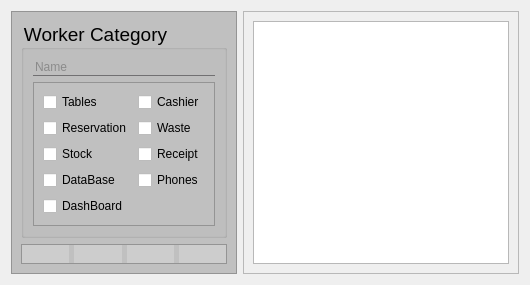
                   <widget class="QWidget" name="tab_category">
                    <attribute name="icon">
                     <iconset resource="../resource/resource.qrc">
                      <normaloff>:/Simple icons/simple_icons/fi-rr-diploma.svg</normaloff>:/Simple icons/simple_icons/fi-rr-diploma.svg</iconset>
                    </attribute>
                    <attribute name="title">
                     <string/>
                    </attribute>
                    <layout class="QHBoxLayout" name="horizontalLayout_14">
                     <item>
                      <widget class="QFrame" name="f_categoryInput">
                       <property name="styleSheet">
                        <string notr="true">QFrame
{
	background-color: rgb(192, 192, 192)
}

QGroupBox
{
	background-color: rgb(192, 192, 192)
}

QPushButton
{ 
	
	alternate-background-color: rgb(255, 255, 255);
	background: rgba(225, 225, 225, 100);
	border-width: 2px;
    border-radius: 10px;
	qproperty-iconSize: 32px 32px;
	border-style: dashed;
 }

QPushButton:hover
{
	background: rgba(225, 225, 225, 180);
	border-style: dashed;
}

QPushButton:pressed
{
	background: rgba(75, 75, 75, 180);
	border-style: inset;
}</string>
                       </property>
                       <property name="frameShape">
                        <enum>QFrame::StyledPanel</enum>
                       </property>
                       <property name="frameShadow">
                        <enum>QFrame::Raised</enum>
                       </property>
                       <layout class="QVBoxLayout" name="verticalLayout_37">
                        <item>
                         <widget class="QGroupBox" name="gb_category">
                          <property name="font">
                           <font>
                            <pointsize>14</pointsize>
                           </font>
                          </property>
                          <property name="styleSheet">
                           <string notr="true">QLineEdit
{
	background: transparent;
	color: rgb(88, 88, 88);
	border: none;
	border-bottom: 1px solid #717072;
	font: 14pt &quot;MS Shell Dlg 2&quot;;
}



QComboBox
{
	background: transparent;
	color: rgb(88, 88, 88);
	border: none;
	border-bottom: 1px solid #717072;
	font: 14pt &quot;MS Shell Dlg 2&quot;;
}</string>
                          </property>
                          <property name="title">
                           <string>Worker Category</string>
                          </property>
                          <layout class="QVBoxLayout" name="verticalLayout_28">
                           <item>
                            <widget class="QLineEdit" name="le_categoryName">
                             <property name="text">
                              <string/>
                             </property>
                             <property name="maxLength">
                              <number>20</number>
                             </property>
                             <property name="placeholderText">
                              <string>Name</string>
                             </property>
                             <property name="clearButtonEnabled">
                              <bool>true</bool>
                             </property>
                            </widget>
                           </item>
                           <item>
                            <widget class="QFrame" name="frame_32">
                             <property name="frameShape">
                              <enum>QFrame::StyledPanel</enum>
                             </property>
                             <property name="frameShadow">
                              <enum>QFrame::Raised</enum>
                             </property>
                             <layout class="QGridLayout" name="gridLayout_24">
                              <item row="0" column="1">
                               <widget class="QCheckBox" name="cb_categoryLevelCashier">
                                <property name="text">
                                 <string>Cashier</string>
                                </property>
                                <property name="icon">
                                 <iconset resource="../resource/resource.qrc">
                                  <normaloff>:/Simple icons/simple_icons/fi-rr-shop.svg</normaloff>:/Simple icons/simple_icons/fi-rr-shop.svg</iconset>
                                </property>
                                <property name="iconSize">
                                 <size>
                                  <width>32</width>
                                  <height>32</height>
                                 </size>
                                </property>
                               </widget>
                              </item>
                              <item row="1" column="1">
                               <widget class="QCheckBox" name="cb_categoryLevelWaste">
                                <property name="text">
                                 <string>Waste</string>
                                </property>
                                <property name="icon">
                                 <iconset resource="../resource/resource.qrc">
                                  <normaloff>:/Simple icons/simple_icons/fi-rr-sad.svg</normaloff>:/Simple icons/simple_icons/fi-rr-sad.svg</iconset>
                                </property>
                                <property name="iconSize">
                                 <size>
                                  <width>32</width>
                                  <height>32</height>
                                 </size>
                                </property>
                               </widget>
                              </item>
                              <item row="0" column="0">
                               <widget class="QCheckBox" name="cb_categoryLevelTables">
                                <property name="text">
                                 <string>Tables</string>
                                </property>
                                <property name="icon">
                                 <iconset resource="../resource/resource.qrc">
                                  <normaloff>:/Simple icons/simple_icons/fi-rr-terrace.svg</normaloff>:/Simple icons/simple_icons/fi-rr-terrace.svg</iconset>
                                </property>
                                <property name="iconSize">
                                 <size>
                                  <width>32</width>
                                  <height>32</height>
                                 </size>
                                </property>
                               </widget>
                              </item>
                              <item row="2" column="0">
                               <widget class="QCheckBox" name="cb_categoryLevelStock">
                                <property name="text">
                                 <string>Stock</string>
                                </property>
                                <property name="icon">
                                 <iconset resource="../resource/resource.qrc">
                                  <normaloff>:/Simple icons/simple_icons/fi-rr-search-alt.svg</normaloff>:/Simple icons/simple_icons/fi-rr-search-alt.svg</iconset>
                                </property>
                                <property name="iconSize">
                                 <size>
                                  <width>32</width>
                                  <height>32</height>
                                 </size>
                                </property>
                               </widget>
                              </item>
                              <item row="1" column="0">
                               <widget class="QCheckBox" name="cb_categoryLevelReservation">
                                <property name="text">
                                 <string>Reservation</string>
                                </property>
                                <property name="icon">
                                 <iconset resource="../resource/resource.qrc">
                                  <normaloff>:/Simple icons/simple_icons/fi-rr-phone-call.svg</normaloff>:/Simple icons/simple_icons/fi-rr-phone-call.svg</iconset>
                                </property>
                                <property name="iconSize">
                                 <size>
                                  <width>32</width>
                                  <height>32</height>
                                 </size>
                                </property>
                               </widget>
                              </item>
                              <item row="2" column="1">
                               <widget class="QCheckBox" name="cb_categoryLevelReceipt">
                                <property name="text">
                                 <string>Receipt</string>
                                </property>
                                <property name="icon">
                                 <iconset resource="../resource/resource.qrc">
                                  <normaloff>:/Simple icons/simple_icons/fi-rr-list.svg</normaloff>:/Simple icons/simple_icons/fi-rr-list.svg</iconset>
                                </property>
                                <property name="iconSize">
                                 <size>
                                  <width>32</width>
                                  <height>32</height>
                                 </size>
                                </property>
                               </widget>
                              </item>
                              <item row="3" column="0">
                               <widget class="QCheckBox" name="cb_categoryLevelDb">
                                <property name="text">
                                 <string>DataBase</string>
                                </property>
                                <property name="icon">
                                 <iconset resource="../resource/resource.qrc">
                                  <normaloff>:/Simple icons/simple_icons/fi-rr-database.svg</normaloff>:/Simple icons/simple_icons/fi-rr-database.svg</iconset>
                                </property>
                                <property name="iconSize">
                                 <size>
                                  <width>32</width>
                                  <height>32</height>
                                 </size>
                                </property>
                               </widget>
                              </item>
                              <item row="3" column="1">
                               <widget class="QCheckBox" name="cb_categoryLevelPhone">
                                <property name="text">
                                 <string>Phones</string>
                                </property>
                                <property name="icon">
                                 <iconset resource="../resource/resource.qrc">
                                  <normaloff>:/Simple icons/simple_icons/fi-rr-data-transfer.svg</normaloff>:/Simple icons/simple_icons/fi-rr-data-transfer.svg</iconset>
                                </property>
                                <property name="iconSize">
                                 <size>
                                  <width>32</width>
                                  <height>32</height>
                                 </size>
                                </property>
                               </widget>
                              </item>
                              <item row="4" column="0" colspan="2">
                               <widget class="QCheckBox" name="cb_categoryLevelStat">
                                <property name="text">
                                 <string>DashBoard</string>
                                </property>
                                <property name="icon">
                                 <iconset resource="../resource/resource.qrc">
                                  <normaloff>:/Simple icons/simple_icons/fi-rr-stats.svg</normaloff>:/Simple icons/simple_icons/fi-rr-stats.svg</iconset>
                                </property>
                                <property name="iconSize">
                                 <size>
                                  <width>32</width>
                                  <height>32</height>
                                 </size>
                                </property>
                               </widget>
                              </item>
                             </layout>
                            </widget>
                           </item>
                          </layout>
                         </widget>
                        </item>
                        <item>
                         <widget class="QFrame" name="f_categoryDbBtn">
                          <property name="sizePolicy">
                           <sizepolicy hsizetype="Preferred" vsizetype="Maximum">
                            <horstretch>0</horstretch>
                            <verstretch>0</verstretch>
                           </sizepolicy>
                          </property>
                          <property name="frameShape">
                           <enum>QFrame::StyledPanel</enum>
                          </property>
                          <property name="frameShadow">
                           <enum>QFrame::Raised</enum>
                          </property>
                          <layout class="QHBoxLayout" name="horizontalLayout_23">
                           <property name="spacing">
                            <number>5</number>
                           </property>
                           <property name="leftMargin">
                            <number>0</number>
                           </property>
                           <property name="topMargin">
                            <number>0</number>
                           </property>
                           <property name="rightMargin">
                            <number>0</number>
                           </property>
                           <property name="bottomMargin">
                            <number>0</number>
                           </property>
                           <item>
                            <widget class="QPushButton" name="btn_categoryAdd">
                             <property name="text">
                              <string/>
                             </property>
                             <property name="icon">
                              <iconset resource="../resource/resource.qrc">
                               <normaloff>:/Simple icons/simple_icons/fi-rr-add.svg</normaloff>:/Simple icons/simple_icons/fi-rr-add.svg</iconset>
                             </property>
                             <property name="iconSize">
                              <size>
                               <width>32</width>
                               <height>32</height>
                              </size>
                             </property>
                            </widget>
                           </item>
                           <item>
                            <widget class="QPushButton" name="btn_categoryEdit">
                             <property name="enabled">
                              <bool>false</bool>
                             </property>
                             <property name="text">
                              <string/>
                             </property>
                             <property name="icon">
                              <iconset resource="../resource/resource.qrc">
                               <normaloff>:/Simple icons/simple_icons/fi-rr-edit.svg</normaloff>:/Simple icons/simple_icons/fi-rr-edit.svg</iconset>
                             </property>
                             <property name="iconSize">
                              <size>
                               <width>32</width>
                               <height>32</height>
                              </size>
                             </property>
                            </widget>
                           </item>
                           <item>
                            <widget class="QPushButton" name="btn_categoryDelete">
                             <property name="enabled">
                              <bool>false</bool>
                             </property>
                             <property name="text">
                              <string/>
                             </property>
                             <property name="icon">
                              <iconset resource="../resource/resource.qrc">
                               <normaloff>:/Simple icons/simple_icons/fi-rr-delete.svg</normaloff>:/Simple icons/simple_icons/fi-rr-delete.svg</iconset>
                             </property>
                             <property name="iconSize">
                              <size>
                               <width>32</width>
                               <height>32</height>
                              </size>
                             </property>
                            </widget>
                           </item>
                           <item>
                            <widget class="QPushButton" name="btn_categoryClear">
                             <property name="enabled">
                              <bool>true</bool>
                             </property>
                             <property name="text">
                              <string/>
                             </property>
                             <property name="icon">
                              <iconset resource="../resource/resource.qrc">
                               <normaloff>:/Simple icons/simple_icons/fi-rr-broom.svg</normaloff>:/Simple icons/simple_icons/fi-rr-broom.svg</iconset>
                             </property>
                             <property name="iconSize">
                              <size>
                               <width>32</width>
                               <height>32</height>
                              </size>
                             </property>
                            </widget>
                           </item>
                          </layout>
                         </widget>
                        </item>
                       </layout>
                      </widget>
                     </item>
                     <item>
                      <widget class="QFrame" name="f_categoryDb">
                       <property name="frameShape">
                        <enum>QFrame::StyledPanel</enum>
                       </property>
                       <property name="frameShadow">
                        <enum>QFrame::Raised</enum>
                       </property>
                       <layout class="QVBoxLayout" name="verticalLayout_33">
                        <item>
                         <widget class="QTableWidget" name="tw_category">
                          <property name="font">
                           <font>
                            <family>Times New Roman</family>
                            <pointsize>18</pointsize>
                           </font>
                          </property>
                          <property name="editTriggers">
                           <set>QAbstractItemView::NoEditTriggers</set>
                          </property>
                          <property name="selectionMode">
                           <enum>QAbstractItemView::SingleSelection</enum>
                          </property>
                          <property name="selectionBehavior">
                           <enum>QAbstractItemView::SelectRows</enum>
                          </property>
                          <attribute name="horizontalHeaderShowSortIndicator" stdset="0">
                           <bool>true</bool>
                          </attribute>
                          <attribute name="verticalHeaderCascadingSectionResizes">
                           <bool>true</bool>
                          </attribute>
                          <attribute name="verticalHeaderShowSortIndicator" stdset="0">
                           <bool>false</bool>
                          </attribute>
                         </widget>
                        </item>
                       </layout>
                      </widget>
                     </item>
                    </layout>
                   </widget>
